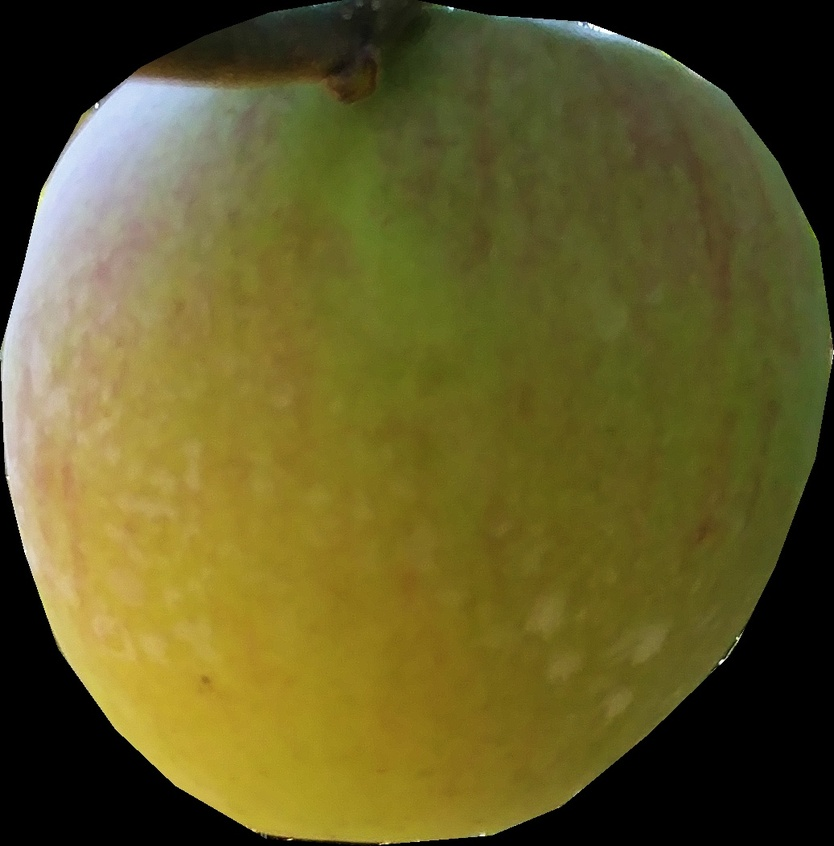
#> input picture apple_ai/crops/samples/20210829_RGB_14.0_F02_HJ_04_019_01_0_A_crop.jpg, 834 x 846 px, shrunk from 1037 x 1052 before the run
$ python -i 3_sample_predictions.py   (imports and definitions only)   (older library calls are emulated)
#> lines starting #> are read from the running program, lines starting #| are printed output that depends on the picture; after the words box and inside, x2 and y2 are one past the last pixel; in counts of white or black regions, pixels touching at a corner belong together
#> further down, picture is the input picture: shape (846, 834, 3); mean B, G, R 39.8, 90.6, 97.8
# scripts/predict_from_image.py (다중 이미지 예측용)

import os
import cv2
import numpy as np
import joblib
import pandas as pd
from skimage.feature import graycomatrix, graycoprops
from skimage.color import deltaE_cie76

# 설정
MODEL_PATH = 'models/ssc_xgb_model.pkl'
LAB_REFERENCE = np.array([60, 150, 140])
IMAGE_DIR = 'crops/samples'  # 예측할 이미지 폴더 경로

# 모델 불러오기
# [1 line not run here, left out]

def extract_features(image):
    img_lab = cv2.cvtColor(image, cv2.COLOR_BGR2LAB)
#> img_lab: shape (846, 834, 3); mean of channels 0, 1, 2 96, 124.3, 155.9
    img_hsv = cv2.cvtColor(image, cv2.COLOR_BGR2HSV)
#> img_hsv: shape (846, 834, 3); mean H, S, V 25.6, 130.5, 99.8
    gray = cv2.cvtColor(image, cv2.COLOR_BGR2GRAY)

    L, a, b = cv2.split(img_lab)
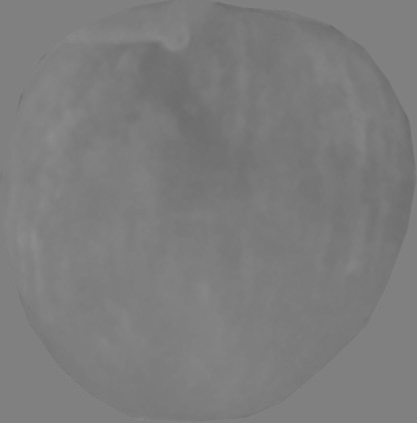
#> a: shape (846, 834) (shown at 1/2 size); min 105, max 140, mean 124.3
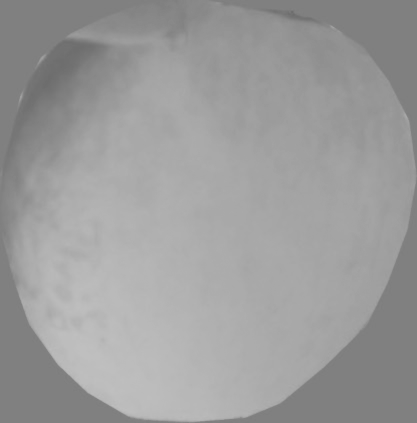
#> b: shape (846, 834) (shown at 1/2 size); min 107, max 191, mean 155.9
    H, S, V = cv2.split(img_hsv)
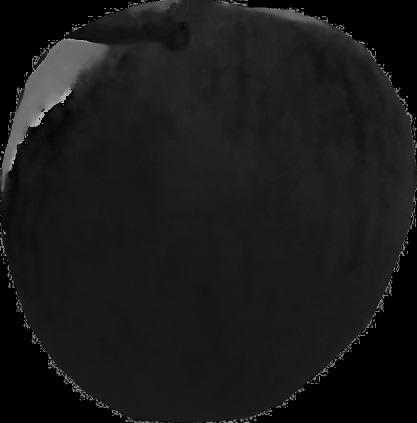
#> H: shape (846, 834) (shown at 1/2 size); min 0, max 178, mean 25.6
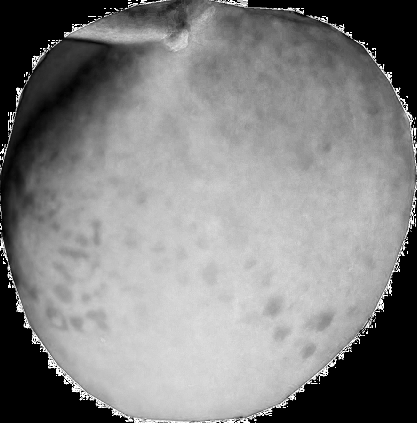
#> S: shape (846, 834) (shown at 1/2 size); min 0, max 255, mean 130.5
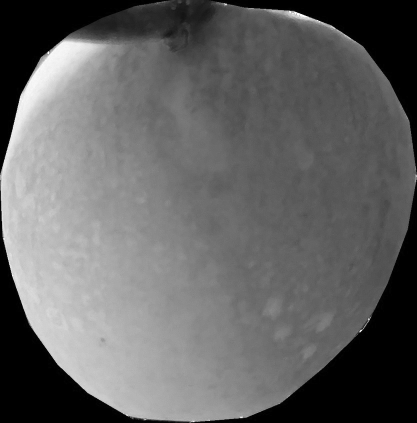
#> V: shape (846, 834) (shown at 1/2 size); min 0, max 255, mean 99.8

    L_mean = np.mean(L)
#> L_mean = 96.01
    a_mean = np.mean(a)
#> a_mean = 124.3
    b_mean = np.mean(b)
#> b_mean = 155.9
    H_mean = np.mean(H)
#> H_mean = 25.59
    S_mean = np.mean(S)
#> S_mean = 130.5
    V_mean = np.mean(V)
#> V_mean = 99.78

    a_div_b = a_mean / (b_mean + 1e-5)
#> a_div_b = 0.797
    a_div_L = a_mean / (L_mean + 1e-5)
#> a_div_L = 1.29
    delta_e = deltaE_cie76([[L_mean, a_mean, b_mean]], [LAB_REFERENCE])[0]
#> delta_e = 47.02

    glcm = graycomatrix(gray, distances=[1], angles=[0], levels=256, symmetric=True, normed=True)
    contrast = graycoprops(glcm, 'contrast')[0, 0]
#> contrast = 44.06
    energy = graycoprops(glcm, 'energy')[0, 0]
#> energy = 0.185
    homogeneity = graycoprops(glcm, 'homogeneity')[0, 0]
#> homogeneity = 0.487
    correlation = graycoprops(glcm, 'correlation')[0, 0]
#> correlation = 0.993

    thresh = cv2.threshold(gray, 1, 255, cv2.THRESH_BINARY)[1]
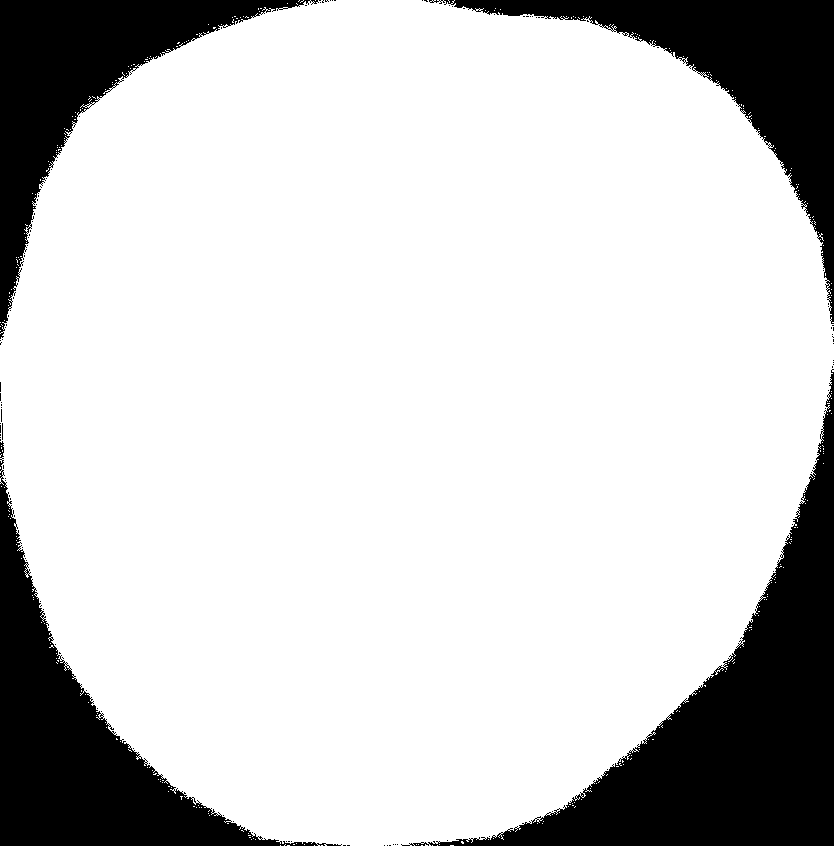
#> thresh: shape (846, 834); 80.3% white; 122 black regions (118 under 20 px), largest, box (x1, y1, x2, y2) and area: (401, 369, 834, 846) 51723, (0, 441, 342, 846) 32869, (429, 0, 834, 324) 27588, (0, 0, 319, 339) 26900
    x, y, w, h = cv2.boundingRect(thresh)
#> x = 0; y = 0; w = 834; h = 846
    area = cv2.countNonZero(thresh)
#> area = 566251
    aspect_ratio = w / (h + 1e-5)
#> aspect_ratio = 0.986

    return {
        'L_mean': L_mean,
        'a_mean': a_mean,
        'b_mean': b_mean,
        'H_mean': H_mean,
        'S_mean': S_mean,
        'V_mean': V_mean,
        'a_div_b': a_div_b,
        'a_div_L': a_div_L,
        'delta_E': delta_e,
        'contrast': contrast,
        'energy': energy,
        'homogeneity': homogeneity,
        'correlation': correlation,
        'area': area,
        'aspect_ratio': aspect_ratio,
    }

# 전체 이미지 폴더에서 반복 예측
data = []
# [24 lines not run here, left out]

>>> import cv2
>>> picture = cv2.imread('../crops/samples/20210829_RGB_14.0_F02_HJ_04_019_01_0_A_crop.jpg')
>>> result = extract_features(picture)
#> result = 15 items

$ run again, on apple_ai/crops/samples/20210829_RGB_14.0_F02_HJ_04_019_05_270_A_crop.jpg
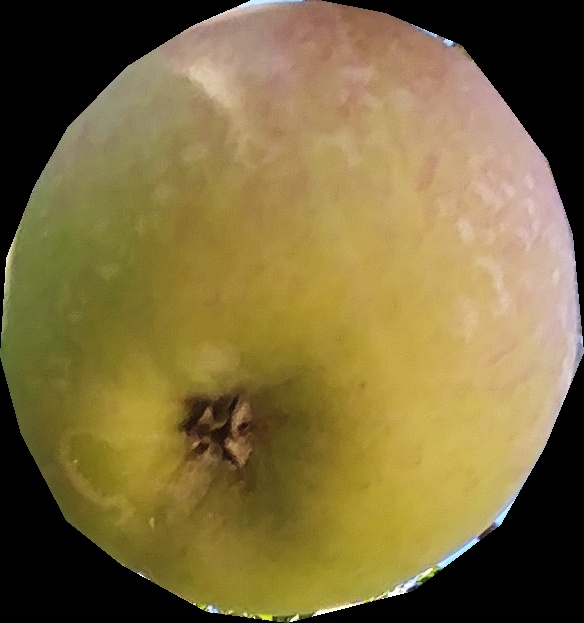
#> input picture apple_ai/crops/samples/20210829_RGB_14.0_F02_HJ_04_019_05_270_A_crop.jpg, 584 x 623 px
#> picture is the input picture: shape (623, 584, 3); mean B, G, R 61, 107.6, 124.4
#> img_lab: shape (623, 584, 3); mean of channels 0, 1, 2 115.4, 128.5, 154.7
#> img_hsv: shape (623, 584, 3); mean H, S, V 20.3, 111.3, 124.8
#> in extract_features, `H, S, V = cv2.split(img_hsv)`:
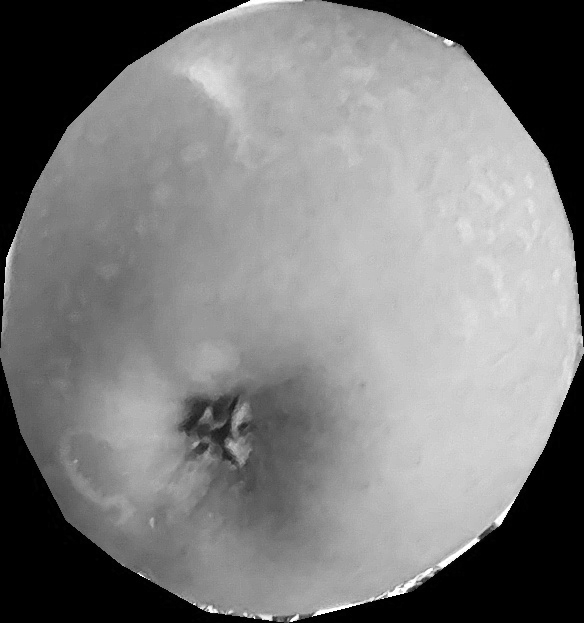
#> V: shape (623, 584); min 0, max 255, mean 124.8
#> L_mean = 115.4
#> a_mean = 128.5
#> b_mean = 154.7
#> H_mean = 20.31
#> S_mean = 111.3
#> V_mean = 124.8
#> a_div_b = 0.83
#> a_div_L = 1.11
#> delta_e = 61.19
#> contrast = 95.81
#> energy = 0.207
#> homogeneity = 0.456
#> correlation = 0.989
#> in extract_features, `thresh = cv2.threshold(gray, 1, 255, cv2.THRESH_BINARY)[1]`:
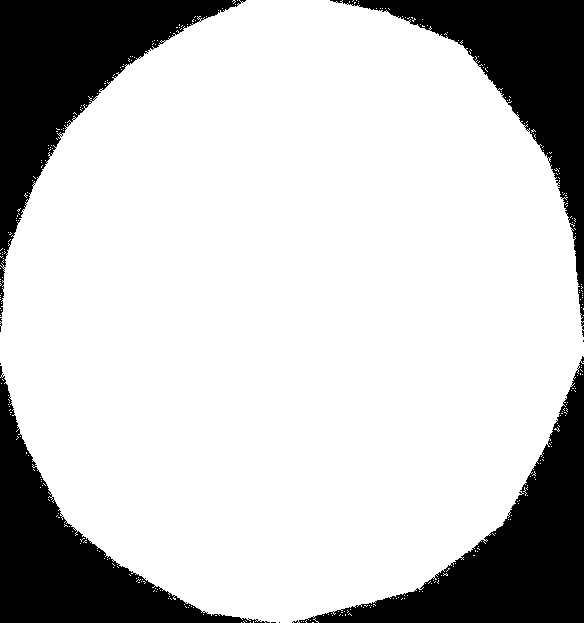
#> thresh: shape (623, 584); 77.6% white; 9 black regions (5 under 20 px), largest, box (x1, y1, x2, y2) and area: (0, 0, 246, 317) 22241, (292, 356, 584, 623) 21878, (330, 0, 584, 337) 18948, (0, 366, 270, 623) 18543
#> x = 0; w = 584; h = 623
#> area = 282195
#> aspect_ratio = 0.937
#> result = 15 items

$ run again, on apple_ai/crops/samples/20210829_RGB_14.0_F02_HJ_08_018_01_0_A_crop.jpg
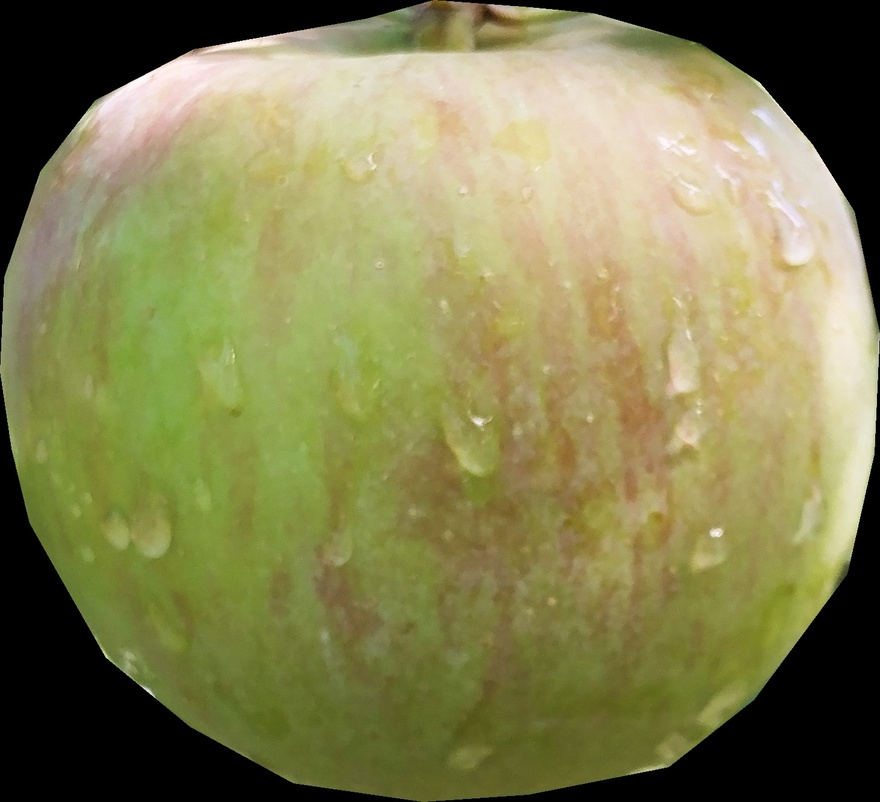
#> input picture apple_ai/crops/samples/20210829_RGB_14.0_F02_HJ_08_018_01_0_A_crop.jpg, 880 x 802 px, shrunk from 1465 x 1335 before the run
#> picture is the input picture: shape (802, 880, 3); mean B, G, R 81.2, 128.1, 130.2
#> img_lab: shape (802, 880, 3); mean of channels 0, 1, 2 132.2, 121.7, 152.9
#> img_hsv: shape (802, 880, 3); mean H, S, V 24.4, 92.6, 134.2
#> in extract_features, `H, S, V = cv2.split(img_hsv)`:
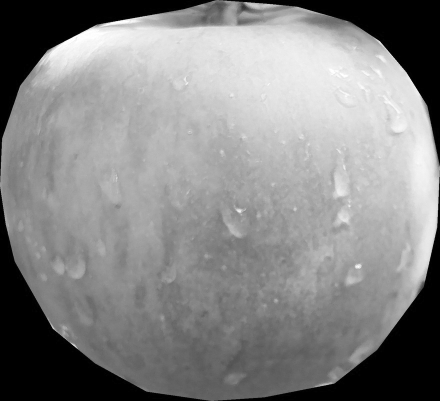
#> V: shape (802, 880) (shown at 1/2 size); min 0, max 255, mean 134.2
#> L_mean = 132.2
#> a_mean = 121.7
#> b_mean = 152.9
#> H_mean = 24.36
#> S_mean = 92.6
#> V_mean = 134.2
#> a_div_b = 0.796
#> a_div_L = 0.92
#> delta_e = 78.61
#> contrast = 37.67
#> energy = 0.173
#> homogeneity = 0.542
#> correlation = 0.996
#> in extract_features, `thresh = cv2.threshold(gray, 1, 255, cv2.THRESH_BINARY)[1]`:
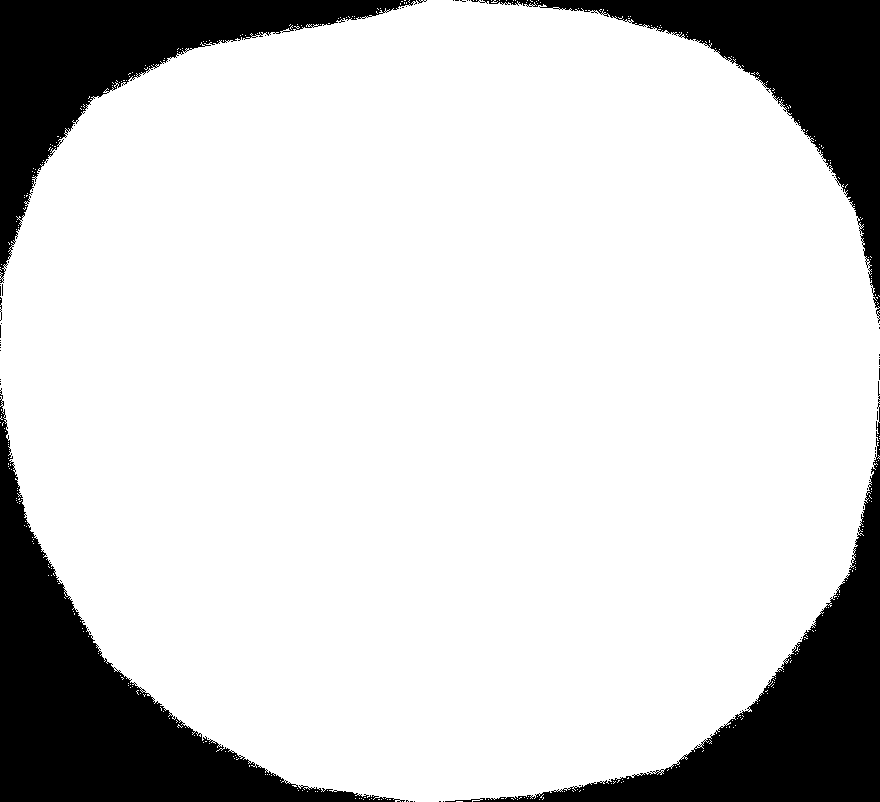
#> thresh: shape (802, 880); 81.6% white; 69 black regions (64 under 20 px), largest, box (x1, y1, x2, y2) and area: (0, 388, 405, 802) 40245, (445, 381, 880, 802) 33065, (0, 0, 417, 283) 29359, (471, 0, 880, 323) 26869, (0, 297, 2, 321) 29
#> x = 0; w = 880; h = 802
#> area = 576030
#> aspect_ratio = 1.1
#> result = 15 items
